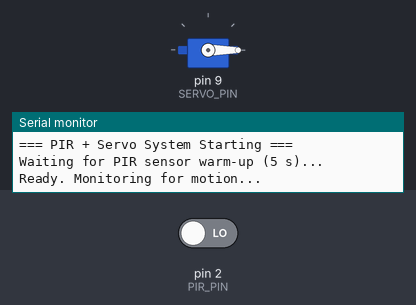
Bench run of a sketch on a simulated Arduino Uno, built with avr-gcc and run on an emulated ATmega328P. On the bench: servo, the last lines printed to the serial monitor. The inputs (shaded band) are chosen by the test bench; at power-on: pin 2 (PIR_PIN) LOW.

Above: at 6.2 s.
6.3 s: pin 2 (PIR_PIN) driven HIGH
At 6.7 s:
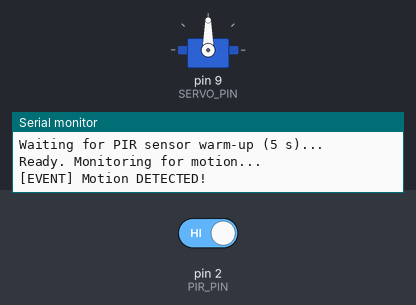
7.8 s: pin 2 (PIR_PIN) driven LOW
At 11.4 s:
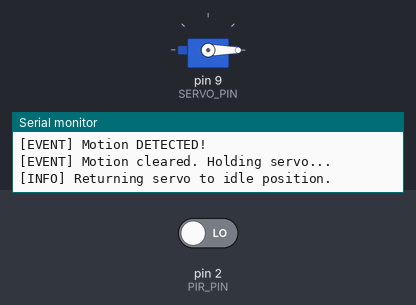
Timing chart, 0 to 12.9 s (numbered marks = the images above; inputs shaded):
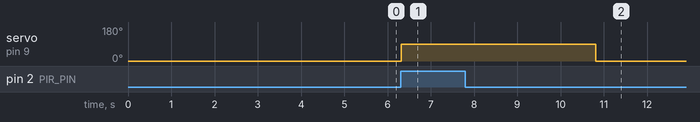

The sketch:

pir_servo.ino
```cpp
/*
  ============================================================
  PIR Motion Sensor + SG90 Servo — Arduino Uno
  ============================================================
  Connections:
    PIR VCC  → 5V      PIR GND → GND     PIR OUT → D2
    Servo Red → 5V     Servo Brown → GND  Servo Yellow → D9
  ============================================================
*/

#include <Servo.h>

const int PIR_PIN   = 2;   // PIR output pin
const int SERVO_PIN = 9;   // Servo signal pin

Servo myServo;

int  pirState      = LOW;  // current PIR reading
int  lastPirState  = LOW;  // previous PIR reading
bool motionActive  = false;

const int SERVO_IDLE   = 0;    // degrees — resting position
const int SERVO_ACTIVE = 90;   // degrees — motion detected position
const unsigned long HOLD_TIME = 3000; // ms to hold servo after motion stops

unsigned long lastMotionTime = 0;

void setup() {
  Serial.begin(9600);
  pinMode(PIR_PIN, INPUT);
  myServo.attach(SERVO_PIN);
  myServo.write(SERVO_IDLE);

  // Warm-up delay for PIR sensor (10–60 s recommended, shortened for demo)
  Serial.println("=== PIR + Servo System Starting ===");
  Serial.println("Waiting for PIR sensor warm-up (5 s)...");
  delay(5000);
  Serial.println("Ready. Monitoring for motion...");
}

void loop() {
  pirState = digitalRead(PIR_PIN);

  // --- Motion DETECTED ---
  if (pirState == HIGH && lastPirState == LOW) {
    Serial.println("[EVENT] Motion DETECTED!");
    myServo.write(SERVO_ACTIVE);
    motionActive     = true;
    lastMotionTime   = millis();
  }

  // --- Motion CLEARED ---
  if (pirState == LOW && lastPirState == HIGH) {
    Serial.println("[EVENT] Motion cleared. Holding servo...");
    lastMotionTime = millis();
  }

  // --- Return servo to idle after hold time ---
  if (motionActive && pirState == LOW) {
    if (millis() - lastMotionTime >= HOLD_TIME) {
      Serial.println("[INFO] Returning servo to idle position.");
      myServo.write(SERVO_IDLE);
      motionActive = false;
    }
  }

  lastPirState = pirState;
  delay(50); // debounce / polling rate
}
```

Measured:
- after the input at 6.3 s, servo on pin 9 (SERVO_PIN): 0° → 90° at once
- after the input at 7.8 s, servo on pin 9 (SERVO_PIN): 90° → 0° after 3.0 s
